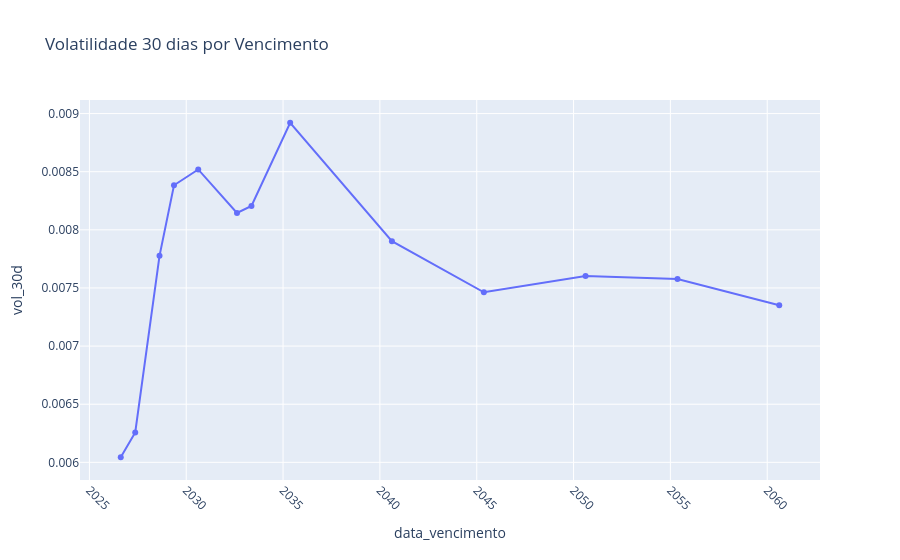

Notebook code cell kept with this figure:
### Code cell
import plotly.express as px

df['ret'] = df.groupby('data_vencimento')['taxa_anbima'].pct_change()
df['vol_30d'] = df.groupby('data_vencimento')['ret'].transform(lambda x: x.rolling(30).std())

vol_atual = (
    df.groupby('data_vencimento')['vol_30d']
      .last()
      .reset_index()
      .dropna()
)

fig = px.line(
    vol_atual,
    x='data_vencimento',
    y='vol_30d',
    title='Volatilidade 30 dias por Vencimento',
    markers=True
)

fig.update_layout(xaxis_tickangle=45)
fig.show()

### Figure 1 — Plotly figure (JSON) as saved in the notebook; plotly's stock layout.template omitted (floating-point values rounded to 4 significant figures)
{"data": [{"hovertemplate": "data_vencimento=%{x}<br>vol_30d=%{y}<extra></extra>", "legendgroup": "", "line": {"color": "#636efa", "dash": "solid"}, "marker": {"symbol": "circle"}, "mode": "lines+markers", "name": "", "orientation": "v", "showlegend": false, "type": "scatter", "x": ["2026-08-15T00:00:00.000000000", "2027-05-15T00:00:00.000000000", "2028-08-15T00:00:00.000000000", "2029-05-15T00:00:00.000000000", "2030-08-15T00:00:00.000000000", "2032-08-15T00:00:00.000000000", "2033-05-15T00:00:00.000000000", "2035-05-15T00:00:00.000000000", "2040-08-15T00:00:00.000000000", "2045-05-15T00:00:00.000000000", "2050-08-15T00:00:00.000000000", "2055-05-15T00:00:00.000000000", "2060-08-15T00:00:00.000000000"], "xaxis": "x", "y": [0.006044, 0.006257, 0.007776, 0.008383, 0.008519, 0.008145, 0.008206, 0.008921, 0.007902, 0.007463, 0.007603, 0.007577, 0.007352], "yaxis": "y"}], "layout": {"legend": {"tracegroupgap": 0}, "title": {"text": "Volatilidade 30 dias por Vencimento"}, "xaxis": {"anchor": "y", "domain": [0, 1], "tickangle": 45, "title": {"text": "data_vencimento"}}, "yaxis": {"anchor": "x", "domain": [0, 1], "title": {"text": "vol_30d"}}}}
